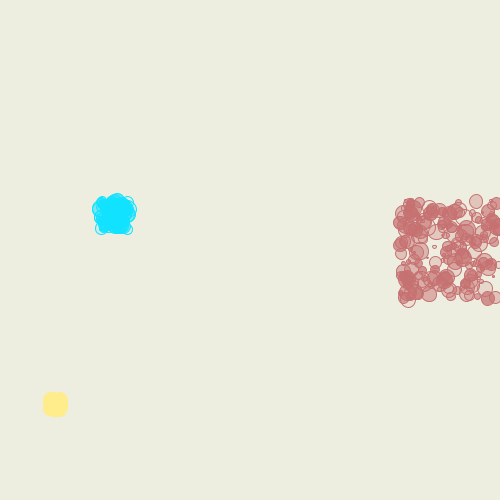
Frame 1 (no input)
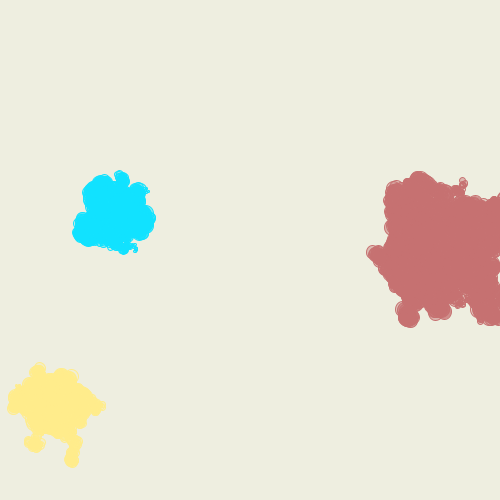
Frame 60 (the mouse pressed at the canvas centre just before this capture)
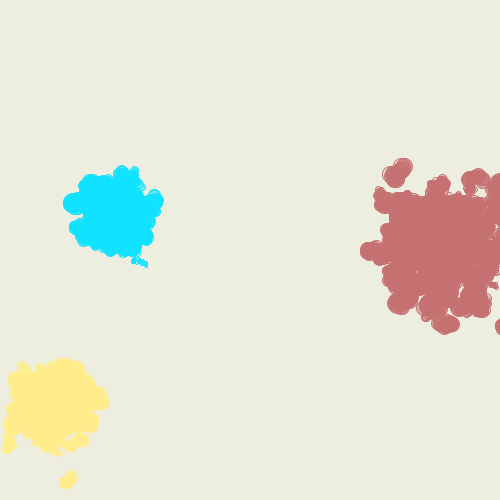
Frame 120 (the mouse held since frame 60 and released just before this capture)

The Processing sketch that drew these frames (run headless with seeded random() and noise(); from frame 60 on, the mouse is pressed at the canvas centre):

// Processing sketch: processing_116706
// ── processing_116706.pde

//this is going to be my cell class
//class is like another function

class Cell {

  float xlocation;
  float ylocation;
  float dia;
  float cellred, cellgreen, cellblue; //if the variables are related most people would put it on a line
  float lineweight;
  boolean isseed;  //the cell needs to know if it is seed or not because they have diffrent properties

  Cell(int x, int y, int red, int gr, int bl, int density) {

    xlocation=x+random(0, density);
    ylocation=y+random(0, density);
    dia=random(1, 17);
    isseed=false;
    cellred=red;
    cellgreen=gr;
    cellblue=bl;
    lineweight=0.5;
  }

  void display() {
    stroke(cellred, cellgreen, cellblue);
    fill(cellred, cellgreen, cellblue, random(10, 200));
    ellipse(xlocation, ylocation, dia, dia);
  }

  void update() {
    xlocation= xlocation+ random(-3, 3);
    ylocation= ylocation+ random(-3, 3);
  }
}

//diffusion limited aggregation 

Cell[] myCells=new Cell[500]; 

/*create cell array, create series of boxes that could hold
 the object in them, the first box number is 0
 */

void setup() {
  size(500, 500);
  frameRate(55);
   background(238,238,224);

  for (int i=0; i<100 ;i++) {  // . length function 
    myCells[i]=new Cell(100, 200, 17, 226, 255, 30);
  }
  for (int i=100; i<300 ;i++) {  // . length function 
    myCells[i]=new Cell(400, 200, 198, 113, 113, 100);
  }
  for (int i=300; i<500 ;i++) {  // . length function 
    myCells[i]=new Cell(50, 400, 255, 236, 139, 10);
  }
}


void draw() {
  if (frameCount % 35 == 0 ){
   background(238,238,224);
    }
  for (int i=0; i<myCells.length; i++) {
    myCells[i].display(); // go to my cell and call the function, use of the dot syntax
    myCells[i].update();
  }
}
